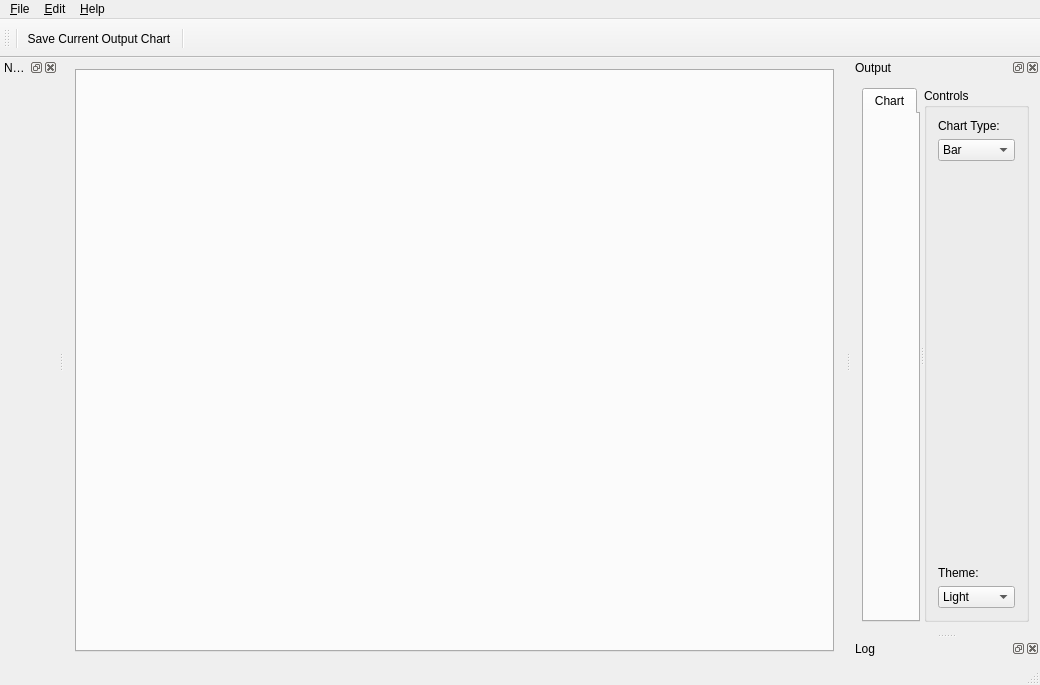
<?xml version="1.0" encoding="UTF-8"?>
<ui version="4.0">
 <class>nmfMainWindow</class>
 <widget class="QMainWindow" name="nmfMainWindow">
  <property name="geometry">
   <rect>
    <x>0</x>
    <y>0</y>
    <width>1040</width>
    <height>685</height>
   </rect>
  </property>
  <property name="windowTitle">
   <string>Donut Model</string>
  </property>
  <widget class="QWidget" name="centralWidget">
   <property name="sizePolicy">
    <sizepolicy hsizetype="Expanding" vsizetype="Expanding">
     <horstretch>0</horstretch>
     <verstretch>0</verstretch>
    </sizepolicy>
   </property>
   <property name="minimumSize">
    <size>
     <width>100</width>
     <height>100</height>
    </size>
   </property>
   <property name="maximumSize">
    <size>
     <width>16777215</width>
     <height>16777215</height>
    </size>
   </property>
   <layout class="QVBoxLayout" name="verticalLayout_3">
    <item>
     <widget class="QTabWidget" name="SetupInputTabWidget">
      <property name="minimumSize">
       <size>
        <width>10</width>
        <height>0</height>
       </size>
      </property>
      <property name="maximumSize">
       <size>
        <width>16777215</width>
        <height>16777215</height>
       </size>
      </property>
      <property name="focusPolicy">
       <enum>Qt::TabFocus</enum>
      </property>
      <property name="whatsThis">
       <string/>
      </property>
      <property name="currentIndex">
       <number>-1</number>
      </property>
     </widget>
    </item>
   </layout>
  </widget>
  <widget class="QMenuBar" name="menuBar">
   <property name="geometry">
    <rect>
     <x>0</x>
     <y>0</y>
     <width>1040</width>
     <height>21</height>
    </rect>
   </property>
   <widget class="QMenu" name="menuFile">
    <property name="title">
     <string>&amp;File</string>
    </property>
    <addaction name="separator"/>
    <addaction name="separator"/>
    <addaction name="actionPreferences"/>
    <addaction name="separator"/>
    <addaction name="actionQuit"/>
   </widget>
   <widget class="QMenu" name="menuEdit">
    <property name="title">
     <string>&amp;Edit</string>
    </property>
    <addaction name="actionClear"/>
    <addaction name="actionCopy"/>
    <addaction name="actionPaste"/>
    <addaction name="actionPasteAll"/>
    <addaction name="separator"/>
    <addaction name="actionSelectAll"/>
    <addaction name="actionDeselectAll"/>
   </widget>
   <widget class="QMenu" name="menuHelp">
    <property name="title">
     <string>&amp;Help</string>
    </property>
    <addaction name="actionWhatsThis"/>
    <addaction name="separator"/>
    <addaction name="actionAbout"/>
   </widget>
   <addaction name="menuFile"/>
   <addaction name="menuEdit"/>
   <addaction name="menuHelp"/>
  </widget>
  <widget class="QToolBar" name="mainToolBar">
   <property name="windowTitle">
    <string>Main Toolbar</string>
   </property>
   <property name="whatsThis">
    <string>&lt;html&gt;&lt;head/&gt;&lt;body&gt;&lt;p&gt;&lt;br/&gt;&lt;/p&gt;&lt;/body&gt;&lt;/html&gt;</string>
   </property>
   <attribute name="toolBarArea">
    <enum>TopToolBarArea</enum>
   </attribute>
   <attribute name="toolBarBreak">
    <bool>false</bool>
   </attribute>
   <addaction name="separator"/>
   <addaction name="actionScreenShot"/>
   <addaction name="separator"/>
   <addaction name="actionWhatsThisTB"/>
  </widget>
  <widget class="QStatusBar" name="statusBar"/>
  <widget class="QDockWidget" name="NavigatorDockWidget">
   <property name="windowTitle">
    <string>Navigator</string>
   </property>
   <attribute name="dockWidgetArea">
    <number>1</number>
   </attribute>
   <widget class="QWidget" name="NavigatorWidget"/>
  </widget>
  <widget class="QDockWidget" name="OutputDockWidget">
   <property name="windowTitle">
    <string>Output</string>
   </property>
   <attribute name="dockWidgetArea">
    <number>2</number>
   </attribute>
   <widget class="QWidget" name="OutputWidget">
    <layout class="QVBoxLayout" name="verticalLayout">
     <item>
      <widget class="QSplitter" name="splitter">
       <property name="orientation">
        <enum>Qt::Horizontal</enum>
       </property>
       <widget class="QTabWidget" name="OutputTabWidget">
        <property name="minimumSize">
         <size>
          <width>10</width>
          <height>0</height>
         </size>
        </property>
        <property name="maximumSize">
         <size>
          <width>16777215</width>
          <height>16777215</height>
         </size>
        </property>
        <property name="currentIndex">
         <number>0</number>
        </property>
        <property name="usesScrollButtons">
         <bool>false</bool>
        </property>
        <widget class="QWidget" name="OutputChartTab">
         <attribute name="title">
          <string>Chart</string>
         </attribute>
        </widget>
       </widget>
       <widget class="QGroupBox" name="OutputControlsGB">
        <property name="sizePolicy">
         <sizepolicy hsizetype="Fixed" vsizetype="Preferred">
          <horstretch>0</horstretch>
          <verstretch>0</verstretch>
         </sizepolicy>
        </property>
        <property name="minimumSize">
         <size>
          <width>105</width>
          <height>0</height>
         </size>
        </property>
        <property name="maximumSize">
         <size>
          <width>105</width>
          <height>16777215</height>
         </size>
        </property>
        <property name="title">
         <string>Controls</string>
        </property>
        <layout class="QVBoxLayout" name="verticalLayout_2">
         <item>
          <widget class="QLabel" name="label">
           <property name="toolTip">
            <string>Chart type for Null Ambient data</string>
           </property>
           <property name="statusTip">
            <string>Chart type for Null Ambient data</string>
           </property>
           <property name="whatsThis">
            <string>&lt;html&gt;&lt;head/&gt;&lt;body&gt;&lt;p align=&quot;center&quot;&gt;&lt;span style=&quot; font-weight:600;&quot;&gt;Chart Type&lt;/span&gt;&lt;/p&gt;&lt;p&gt;These are the chart types available to visualize the Null Ambient data for the current predator. Currently there are 2 types available: Bar Chart and Donut Chart. Both charts display the same data, namely, per species percentages of various quantities. As the user hovers over each chart, a label appears that describes the chart in more detail. &lt;/p&gt;&lt;/body&gt;&lt;/html&gt;</string>
           </property>
           <property name="text">
            <string>Chart Type:</string>
           </property>
          </widget>
         </item>
         <item>
          <widget class="QComboBox" name="OutputControlChartTypeCMB">
           <property name="toolTip">
            <string>Chart type for Output data</string>
           </property>
           <property name="statusTip">
            <string>Chart type for Output data</string>
           </property>
           <property name="whatsThis">
            <string>&lt;html&gt;&lt;head/&gt;&lt;body&gt;&lt;p align=&quot;center&quot;&gt;&lt;span style=&quot; font-weight:600;&quot;&gt;Chart Type&lt;/span&gt;&lt;/p&gt;&lt;p&gt;These are the chart types available to visualize the Output data for the current predator. Currently there are 2 main types available: Bar Chart and Donut Chart. Both charts display the same data, namely, percentages of various quantities. As the user hovers over each chart, a label appears that describes the chart in more detail. &lt;/p&gt;&lt;/body&gt;&lt;/html&gt;</string>
           </property>
           <item>
            <property name="text">
             <string>Bar</string>
            </property>
           </item>
          </widget>
         </item>
         <item>
          <spacer name="verticalSpacer">
           <property name="orientation">
            <enum>Qt::Vertical</enum>
           </property>
           <property name="sizeHint" stdset="0">
            <size>
             <width>20</width>
             <height>288</height>
            </size>
           </property>
          </spacer>
         </item>
         <item>
          <widget class="QLabel" name="label_2">
           <property name="toolTip">
            <string>The application's color theme</string>
           </property>
           <property name="statusTip">
            <string>The application's color theme</string>
           </property>
           <property name="whatsThis">
            <string>&lt;html&gt;&lt;head/&gt;&lt;body&gt;&lt;p align=&quot;center&quot;&gt;&lt;span style=&quot; font-weight:600;&quot;&gt;Theme&lt;/span&gt;&lt;/p&gt;&lt;p&gt;This is the application's color theme. Changing this pulldown will set the application's color theme to one of several pre-defined color themes. Some themes may prove better for viewing by color-impaired individuals or for printing.&lt;/p&gt;&lt;/body&gt;&lt;/html&gt;</string>
           </property>
           <property name="text">
            <string>Theme:</string>
           </property>
          </widget>
         </item>
         <item>
          <widget class="QComboBox" name="OutputControlChartThemeCMB">
           <property name="toolTip">
            <string>The application's color theme</string>
           </property>
           <property name="statusTip">
            <string>The application's color theme</string>
           </property>
           <property name="whatsThis">
            <string>&lt;html&gt;&lt;head/&gt;&lt;body&gt;&lt;p align=&quot;center&quot;&gt;&lt;span style=&quot; font-weight:600;&quot;&gt;Theme&lt;/span&gt;&lt;/p&gt;&lt;p&gt;This is the application's color theme. Changing this pulldown will set the application's color theme to one of several pre-defined color themes. Some themes may prove better for viewing by color-impaired individuals or for printing.&lt;/p&gt;&lt;/body&gt;&lt;/html&gt;</string>
           </property>
           <item>
            <property name="text">
             <string>Light</string>
            </property>
           </item>
           <item>
            <property name="text">
             <string>Cerulean</string>
            </property>
           </item>
           <item>
            <property name="text">
             <string>Dark</string>
            </property>
           </item>
           <item>
            <property name="text">
             <string>Sand</string>
            </property>
           </item>
           <item>
            <property name="text">
             <string>Blue</string>
            </property>
           </item>
           <item>
            <property name="text">
             <string>Contrast</string>
            </property>
           </item>
           <item>
            <property name="text">
             <string>Icy Blue</string>
            </property>
           </item>
           <item>
            <property name="text">
             <string>Qt</string>
            </property>
           </item>
          </widget>
         </item>
        </layout>
       </widget>
      </widget>
     </item>
    </layout>
   </widget>
  </widget>
  <widget class="QDockWidget" name="LogDockWidget">
   <property name="windowTitle">
    <string>Log</string>
   </property>
   <attribute name="dockWidgetArea">
    <number>2</number>
   </attribute>
   <widget class="QWidget" name="LogWidget"/>
  </widget>
  <action name="actionQuit">
   <property name="text">
    <string>&amp;Quit</string>
   </property>
   <property name="shortcut">
    <string>Ctrl+Q</string>
   </property>
  </action>
  <action name="actionCopy">
   <property name="text">
    <string>&amp;Copy</string>
   </property>
   <property name="toolTip">
    <string>Copy</string>
   </property>
   <property name="shortcut">
    <string>Ctrl+C</string>
   </property>
  </action>
  <action name="actionPaste">
   <property name="text">
    <string>&amp;Paste</string>
   </property>
   <property name="shortcut">
    <string>Ctrl+V</string>
   </property>
  </action>
  <action name="actionClear">
   <property name="text">
    <string>C&amp;lear</string>
   </property>
   <property name="shortcut">
    <string>Ctrl+X</string>
   </property>
  </action>
  <action name="actionPasteAll">
   <property name="text">
    <string>Paste &amp;All</string>
   </property>
   <property name="shortcut">
    <string>Ctrl+Shift+V</string>
   </property>
  </action>
  <action name="actionSelectAll">
   <property name="text">
    <string>&amp;Select All</string>
   </property>
   <property name="shortcut">
    <string>Ctrl+A</string>
   </property>
  </action>
  <action name="actionDeselectAll">
   <property name="text">
    <string>&amp;Deselect All</string>
   </property>
   <property name="shortcut">
    <string>Ctrl+Shift+A</string>
   </property>
  </action>
  <action name="actionClearOutputData">
   <property name="text">
    <string>Clear All Output Data</string>
   </property>
   <property name="toolTip">
    <string>Clears all Output and Forecast tables from database</string>
   </property>
   <property name="statusTip">
    <string>Clears all Output and Forecast tables from database</string>
   </property>
  </action>
  <action name="actionWhatsThis">
   <property name="checkable">
    <bool>false</bool>
   </property>
   <property name="checked">
    <bool>false</bool>
   </property>
   <property name="text">
    <string>&amp;What's This?</string>
   </property>
   <property name="iconText">
    <string>Point and Click Help Feature (called &quot;What's This?&quot;) </string>
   </property>
   <property name="toolTip">
    <string>Point and Click Help Feature (called &quot;What's This?&quot;) </string>
   </property>
   <property name="statusTip">
    <string>Point and Click Help Feature (called &quot;What's This?&quot;) </string>
   </property>
  </action>
  <action name="actionAbout">
   <property name="text">
    <string>About...</string>
   </property>
   <property name="shortcut">
    <string>Ctrl+I</string>
   </property>
  </action>
  <action name="actionWhatsThisTB">
   <property name="icon">
    <iconset resource="resource.qrc">
     <normaloff>:/icons/whatsthis.png</normaloff>:/icons/whatsthis.png</iconset>
   </property>
   <property name="text">
    <string/>
   </property>
   <property name="toolTip">
    <string>Point and Click Help Feature (called &quot;What's This?&quot;) </string>
   </property>
   <property name="statusTip">
    <string>Point and Click Help Feature (called &quot;What's This?&quot;) </string>
   </property>
   <property name="whatsThis">
    <string>&lt;html&gt;&lt;head/&gt;&lt;body&gt;&lt;p align=&quot;center&quot;&gt;&lt;span style=&quot; font-weight:600;&quot;&gt;WhatsThis? Help&lt;/span&gt;&lt;/p&gt;&lt;p&gt;This is the WhatsThis? help functionality available in this application. Selecting this feature will transform the cursor into a WhatsThis? cursor. As the user hovers this transformed cursor over an object that has additional &amp;quot;WhatsThis?&amp;quot; help implemented, the cursor shape will change to a question mark with an arrow which signifies additional popup help will appear once the user clicks over the object.&lt;/p&gt;&lt;/body&gt;&lt;/html&gt;</string>
   </property>
  </action>
  <action name="actionPreferences">
   <property name="text">
    <string>P&amp;references...</string>
   </property>
   <property name="toolTip">
    <string>Application Preferences</string>
   </property>
   <property name="statusTip">
    <string>Application Preferences</string>
   </property>
   <property name="shortcut">
    <string>Ctrl+P</string>
   </property>
  </action>
  <action name="actionScreenShot">
   <property name="icon">
    <iconset resource="resource.qrc">
     <normaloff>:/icons/scrgrb.png</normaloff>:/icons/scrgrb.png</iconset>
   </property>
   <property name="text">
    <string>Save Current Output Chart</string>
   </property>
   <property name="iconText">
    <string>Save Current Output Chart</string>
   </property>
   <property name="toolTip">
    <string>Save Current Output Chart</string>
   </property>
   <property name="whatsThis">
    <string>&lt;html&gt;&lt;head/&gt;&lt;body&gt;&lt;p align=&quot;center&quot;&gt;&lt;span style=&quot; font-weight:600;&quot;&gt;Snapshot&lt;/span&gt;&lt;/p&gt;&lt;p&gt;This function saves the current Output Chart when clicked and stores it into the outputImages directory of the current project.&lt;/p&gt;&lt;/body&gt;&lt;/html&gt;</string>
   </property>
  </action>
 </widget>
 <layoutdefault spacing="6" margin="11"/>
 <resources>
  <include location="resource.qrc"/>
 </resources>
 <connections/>
</ui>
